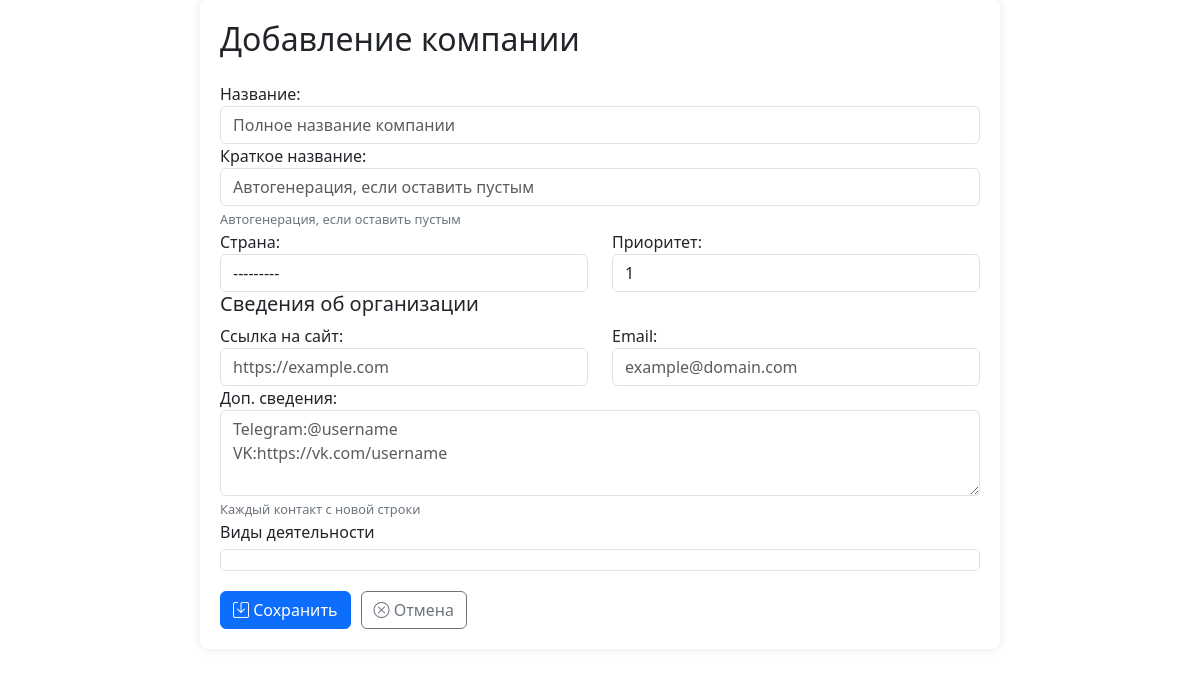
Page /companies/add/ on the earlier database version.
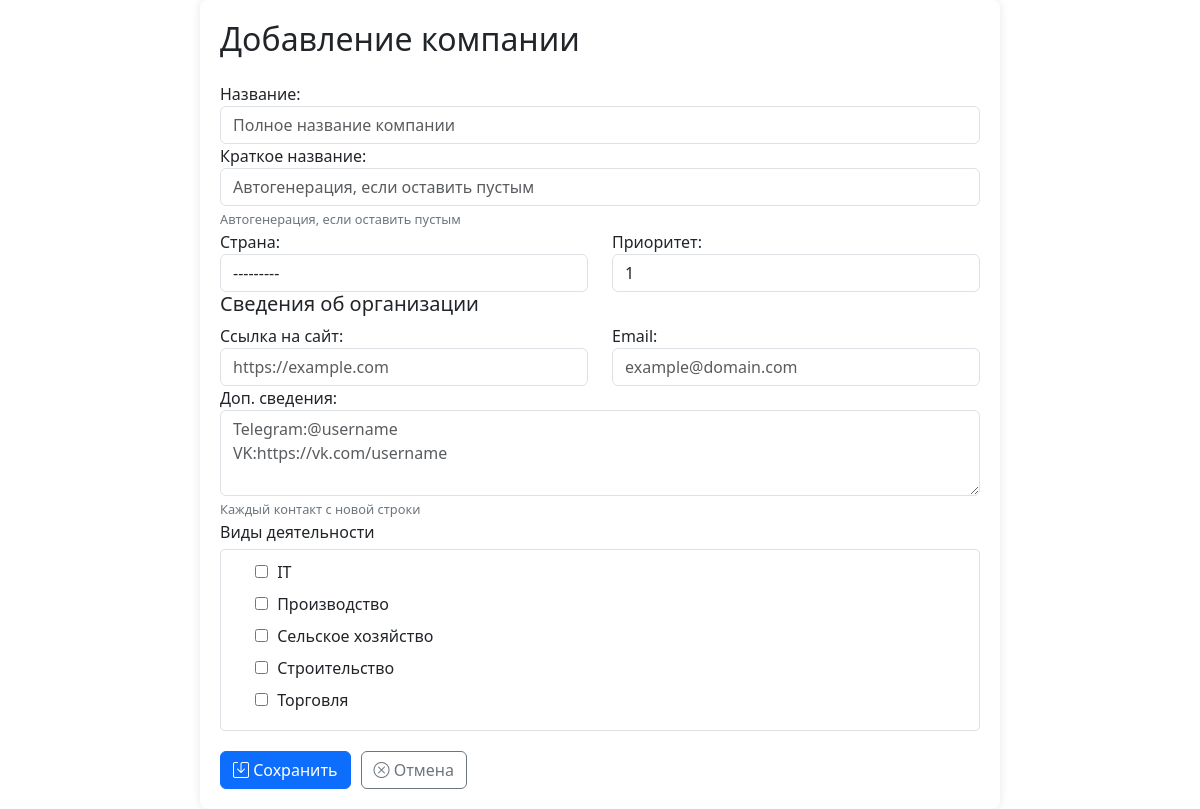
Same page on the later database version.
### newapp/models.py (models this page shows)
class ActivityTheme(models.Model):
    name = models.CharField("Название вида деятельности", max_length=100, unique=True)
    def __str__(self):
        return self.name
    class Meta:
        verbose_name = "Вид деятельности"
        verbose_name_plural = "Виды деятельности"
        ordering = ['name']

### newapp/views.py (the view)
# urls.py: path('companies/add/', views.company_create, name='company_create'),
def company_create(request):
    if request.method == 'POST':
        form = CompanyForm(request.POST)
        if form.is_valid():
            try:
                form.save()
                messages.success(request, 'Компания успешно добавлена')
                return redirect('company_list')
            except ValidationError as e:
                for field, errors in e.message_dict.items():
                    for error in errors:
                        messages.error(request, f'{field}: {error}')
        else:
            for field, errors in form.errors.items():
                for error in errors:
                    messages.error(request, f'{field}: {error}')
    else:
        form = CompanyForm()
    return render(request, 'company_form.html', {
        'form': form,
        'title': 'Добавление компании'
    })

### newapp/templates/company_form.html (shortened to what this page needs)
{% load static %}
<!DOCTYPE html>
<html>
<head>
    <link href="https://cdn.jsdelivr.net/npm/bootstrap@5.3.0/dist/css/bootstrap.min.css" rel="stylesheet">
    <link rel="stylesheet" href="{% static 'company_form/styles.css' %}">
    <link rel="stylesheet" href="https://cdn.jsdelivr.net/npm/bootstrap-icons@1.8.0/font/bootstrap-icons.css">
</head>
<body>
    <div class="form-container">
        <h2 class="mb-4">{{ title }}</h2>
        <form method="post" id="company-form" novalidate>
            <div class="form-group">
                {{ form.name.label_tag }}
                {{ form.name }}
            </div>
            <div class="form-group">
                {{ form.short_name.label_tag }}
                {{ form.short_name }}
                <small class="form-help-text">Автогенерация, если оставить пустым</small>
            </div>
            <div class="row">
                <div class="col-md-6 form-group">
                    {{ form.region.label_tag }}
                    {{ form.region }}
                </div>
                <div class="col-md-6 form-group">
                    {{ form.priority.label_tag }}
                    {{ form.priority }}
                </div>
            </div>
            <div class="form-group">
                <h5>Сведения об организации</h5>
                <div class="row">
                    <div class="col-md-6 form-group">
                        {{ form.website.label_tag }}
                        {{ form.website }}
                    </div>
                    <div class="col-md-6 form-group">
                        {{ form.email.label_tag }}
                        {{ form.email }}
                    </div>
                </div>
                <div class="form-group">
                    {{ form.additional_contacts.label_tag }}
                    {{ form.additional_contacts }}
                    <small class="form-help-text">Каждый контакт с новой строки</small>
                </div>
            </div>
            <div class="form-group">
                <label>Виды деятельности</label>
                <div class="activity-themes-container">
                    {% for checkbox in form.activity_themes %}
                    <div class="form-check">
                        {{ checkbox.tag }}
                        <label class="form-check-label" for="{{ checkbox.id_for_label }}">
                            {{ checkbox.choice_label }}
                        </label>
                    </div>
                    {% endfor %}
                </div>
            </div>
            <div class="btn-container">
                <button type="submit" class="btn btn-primary">
                    <i class="bi bi-save"></i> Сохранить
                </button>
                <a href="{% url 'company_list' %}" class="btn btn-outline-secondary">
                    <i class="bi bi-x-circle"></i> Отмена
                </a>
            </div>
        </form>
    </div>
</body>
</html>

Differences in the rows shown:
added ActivityTheme: choice_label "IT"
added ActivityTheme: choice_label "Производство"
added ActivityTheme: choice_label "Сельское хозяйство"
added ActivityTheme: choice_label "Строительство"
added ActivityTheme: choice_label "Торговля"
